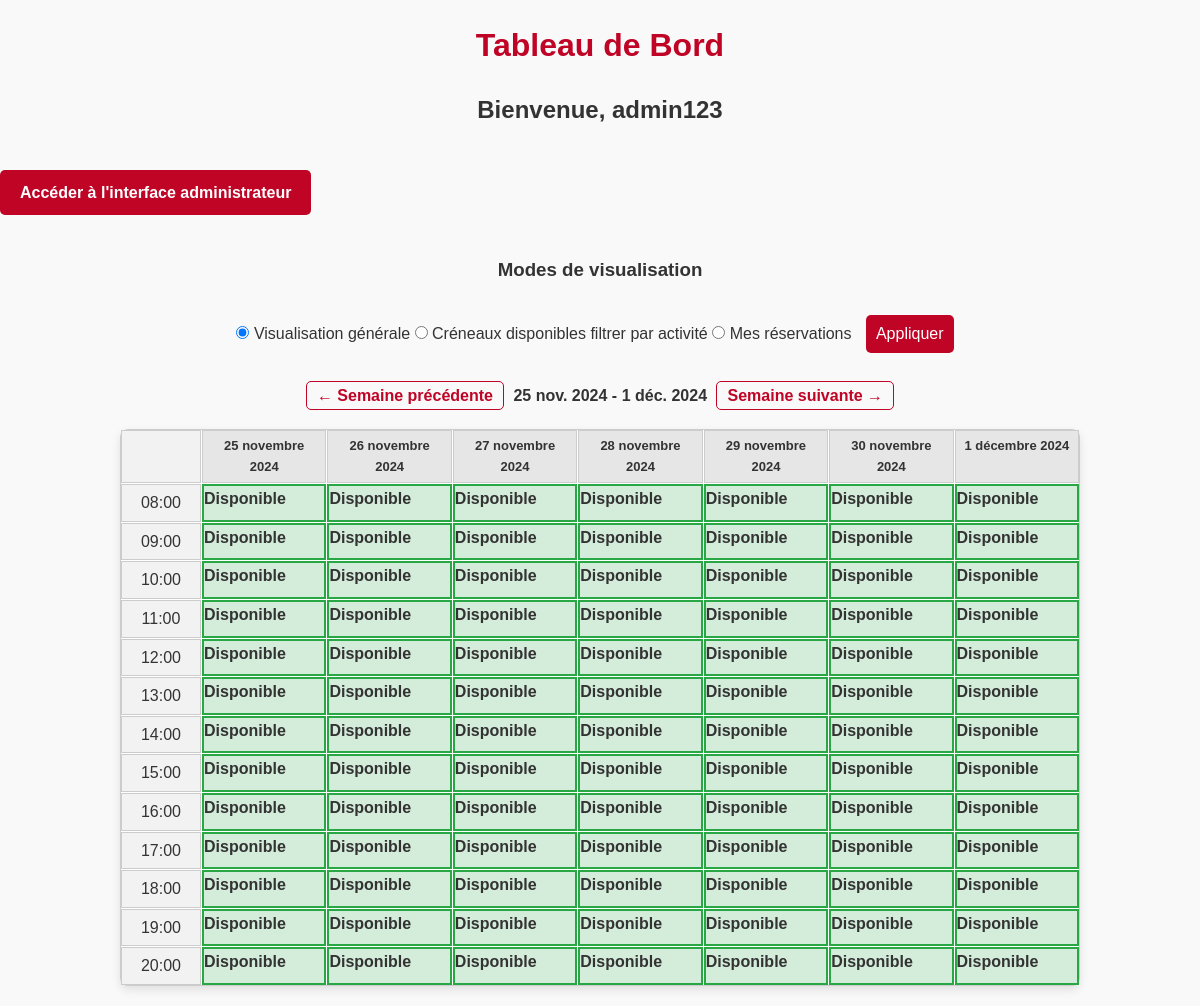
Page /tableau-de-bord.php?mode=general&date=2024-11-25 (signed in) on the committed database.
### tables this page shows
CREATE TABLE Calendrier (
    idCalendrier INT PRIMARY KEY AUTO_INCREMENT,
    horaire_ouverture TIME NOT NULL,
    horaire_fermeture TIME NOT NULL
);

### tableau-de-bord.php (the view, shortened to what this page needs)
<?php
$idPersonne = $_SESSION['idPersonne'];
$bdd = new BaseDeDonnees();
$pdo = $bdd->getConnexion();
$stmt = $pdo->query("SELECT * FROM Calendrier LIMIT 1");
$calendrierData = $stmt->fetch(PDO::FETCH_ASSOC);
$horaireOuverture = $calendrierData['horaire_ouverture'];
$horaireFermeture = $calendrierData['horaire_fermeture'];
$stmt = $pdo->query("SELECT dateJour FROM JourFermeture");
$joursFermes = $stmt->fetchAll(PDO::FETCH_COLUMN);
$mode = $_GET['mode'] ?? 'general';
$date = isset($_GET['date']) ? new DateTime($_GET['date']) : new DateTime();
$weekStart = clone $date;
$weekStart->modify(('Monday' === $weekStart->format('l')) ? 'this Monday' : 'last Monday');
$weekEnd = clone $weekStart;
$weekEnd->modify('+6 days');
$prevWeek = $weekStart->modify('-7 days')->format('Y-m-d');
$weekStart->modify('+7 days');
$nextWeek = $weekStart->modify('+7 days')->format('Y-m-d');
$weekStart->modify('-7 days');
?>
<!DOCTYPE html>
<html lang="fr">
<head>
    <link rel="stylesheet" href="tableau-de-bord-css.css">
</head>
<body>
    <h1>Tableau de Bord</h1>
    <h2>Bienvenue, <?= htmlspecialchars($_SESSION['identifiant']) ?></h2>
    <?php
    $stmt = $pdo->prepare("SELECT * FROM Personne WHERE idPersonne = :idPersonne");
    $stmt->execute([':idPersonne' => $idPersonne]);
    $donnees = $stmt->fetch(PDO::FETCH_ASSOC);
    ?>
    <?php if ($donnees && $donnees['type'] === 'Moderateur'): ?>
        <div>
            <a href="admin.php" class="btn">Accéder à l'interface administrateur</a>
        </div>
    <?php endif;
    ?>
    <h3>Modes de visualisation</h3>
    <form method="GET" action="">
        <label>
            <input type="radio" name="mode" value="general" <?= !isset($_GET['mode']) || $_GET['mode'] === 'general' ? 'checked' : '' ?>>
            Visualisation générale
        </label>
        <label>
            <input type="radio" name="mode" value="activite" <?= isset($_GET['mode']) && $_GET['mode'] === 'activite' ? 'checked' : '' ?>>
            Créneaux disponibles filtrer par activité
        </label>
        <label>
            <input type="radio" name="mode" value="reservations" <?= isset($_GET['mode']) && $_GET['mode'] === 'reservations' ? 'checked' : '' ?>>
            Mes réservations
        </label>
        <button type="submit">Appliquer</button>
    </form>
    <?php endif;
    print_r($reservationCases);
    ?>
    <?php
    $formatter = new IntlDateFormatter(
        'fr_FR',
        IntlDateFormatter::MEDIUM,
        IntlDateFormatter::NONE,
        'Europe/Paris',
        IntlDateFormatter::GREGORIAN
    );
    $dateStartFr = $formatter->format($weekStart);
    $dateEndFr = $formatter->format($weekEnd);
    ?>
    <div class="navigation">
        <a href="?mode=<?= $mode ?>&date=<?= $prevWeek ?>">← Semaine précédente</a>
        <strong><?= htmlspecialchars($dateStartFr) ?> - <?= htmlspecialchars($dateEndFr) ?></strong>
        <a href="?mode=<?= $mode ?>&date=<?= $nextWeek ?>">Semaine suivante →</a>
    </div>
    <div class="calendar-wrapper">
        <div class="hour-cell"></div>
        <?php
        $formatter = new IntlDateFormatter(
            'fr_FR',
            IntlDateFormatter::LONG,
            IntlDateFormatter::NONE
        );
        for ($i = 0; $i < 7; $i++) {
            $currentDay = clone $weekStart;
            $currentDay->modify("+$i days");
            $formattedDate = $formatter->format($currentDay);
            echo "<div class='day-header'>" . htmlspecialchars($formattedDate) . "</div>";
        }
        ?>
    <?php
        for ($hour = strtotime($horaireOuverture); $hour < strtotime($horaireFermeture); $hour = strtotime('+1 hour', $hour)) {
            $hourDisplay = date('H:i', $hour);
            echo "<div class='hour-cell'>$hourDisplay</div>";
            for ($i = 0; $i < 7; $i++) {
                $currentDay = clone $weekStart;
                $currentDay->modify("+$i days");
                $date = $currentDay->format('Y-m-d');
                $isClosed = in_array($date, $joursFermes);
                $isReserved = false;
                $isAvailable = !$isClosed;
                $reservationDetails = null;
                $cellClass = $isClosed ? 'closed' : ($isReserved ? 'cell reserve' : ($isAvailable ? 'cell disponible' : ''));
                $onclick = $isAvailable ? "onclick=\"reserverCreneau('$date', '" . date('H:i:s', $hour) . "', '" . date('H:i:s', strtotime('+1 hour', $hour)) . "')\"" : '';
                echo "<div class='$cellClass' $onclick>";
                if ($isReserved && $reservationDetails) {
                    echo "Réservé : " . htmlspecialchars($reservationDetails['activiteNom']);
                } elseif ($isAvailable) {
                    echo "Disponible";
                }
                echo "</div>";
            }
        }
        ?>
    </div>
</body>
</html>

### tableau-de-bord-css.css (style rules this page uses)
* { margin: 0; padding: 0; box-sizing: border-box; }
body { font-family: 'Arial', sans-serif; line-height: 1.6; background-color: #f9f9f9; color: #333; }
h1, h2, h3 { text-align: center; margin: 20px 0; }
h1 { color: #BF0426; }
.navigation { text-align: center; margin: 20px 0; }
.navigation a { color: #BF0426; text-decoration: none; font-weight: bold; padding: 5px 10px; margin: 0 5px; border: 1px solid #BF0426; border-radius: 5px; transition: all 0.3s ease; }
button { background-color: #BF0426; color: white; border: none; border-radius: 5px; padding: 10px 20px; cursor: pointer; font-size: 1em; transition: background-color 0.3s ease; }
.calendar-wrapper { display: grid; grid-template-columns: 80px repeat(7, 1fr); gap: 1px; margin: 20px auto; border: 1px solid #ccc; max-width: 80%; background-color: white; box-shadow: 0 4px 10px rgba(0, 0, 0, 0.1); border-radius: 8px; }
.hour-cell { background-color: #f2f2f2; text-align: center; border: 1px solid #ccc; padding: 5px; }
.day-header { font-weight: bold; text-align: center; border: 1px solid #ccc; background-color: #e6e6e6; padding: 5px; font-size: small; }
.cell.disponible { background-color: #d4edda; border: 2px solid #28a745; font-weight: bold; }
form { text-align: center; margin: 20px 0; }
form select, form button { font-size: 1em; padding: 10px; margin: 10px; }
.btn { display: inline-block; padding: 10px 20px; margin: 20px 0; text-decoration: none; background-color: #BF0426; color: white; font-weight: bold; border-radius: 5px; transition: background-color 0.3s ease; }

### rows in the picture
calendrier: horaire_ouverture "08:00", horaire_ouverture "09:00", horaire_ouverture "10:00", horaire_ouverture "11:00", horaire_ouverture "12:00", horaire_ouverture "13:00", horaire_ouverture "14:00", horaire_ouverture "15:00", horaire_ouverture "16:00", horaire_ouverture "17:00", horaire_ouverture "18:00", horaire_ouverture "19:00", horaire_ouverture "20:00"

### other values in the picture
$_SESSION['identifiant'] "admin123"
$dateStartFr "25 nov. 2024"
$dateEndFr "1 déc. 2024"
$formattedDate "25 novembre 2024"
$formattedDate "26 novembre 2024"
$formattedDate "27 novembre 2024"
$formattedDate "28 novembre 2024"
$formattedDate "29 novembre 2024"
$formattedDate "30 novembre 2024"
$formattedDate "1 décembre 2024"
